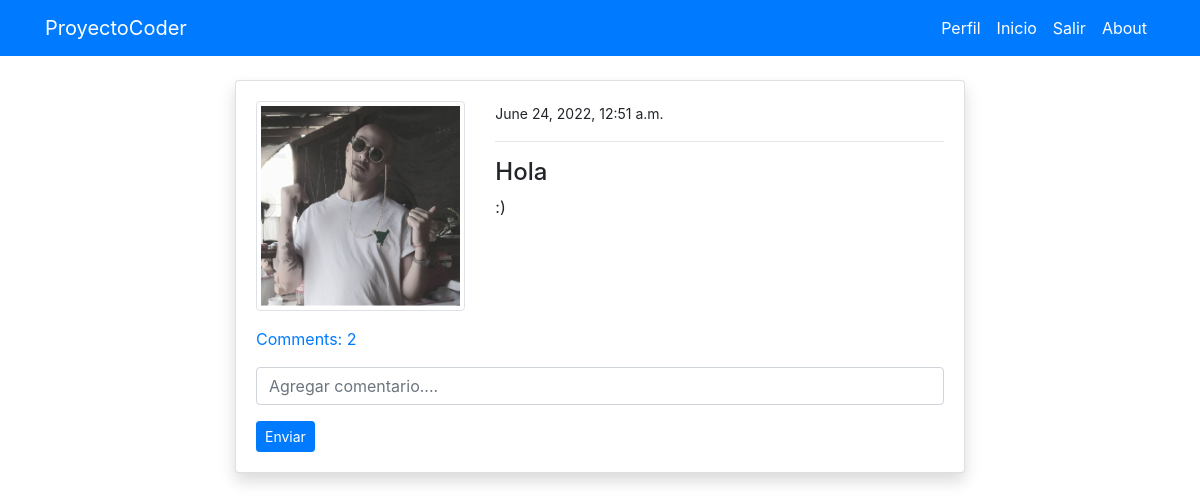
Page /post_detail/3/ (signed in) on the committed database.
### blogapp/models.py (models this page shows, shortened)
class Postmodel(models.Model):
    titulo = models.CharField(max_length=100)
    contenido = models.TextField()
    author= models.ForeignKey(User, on_delete=models.CASCADE)
    date_created = models.DateTimeField(auto_now_add=True)
    class Meta:
        ordering = ('-date_created',)
    def commentcount(self):
        return self.comment_set.all().count()
    def comments(self):
        return self.comment_set.all()

### users/models.py (models this page shows, shortened)
class Profilemodel(models.Model):
    user = models.OneToOneField(User, on_delete=models.CASCADE)
    image = models.ImageField(default='default.png', upload_to='profile', validators=[
                              FileExtensionValidator(['png', 'jpg'])])

### blogapp/views.py (the view)
# urls.py: path('post_detail/<int:pk>/', views.post_detail, name='blog-post-detail'),
@login_required
def post_detail(request, pk):
    post = Postmodel.objects.get(id=pk)
    if request.method == 'POST':
        c_form = commentform(request.POST)
        if c_form.is_valid():
            instance = c_form.save(commit=False)
            instance.user= request.user
            instance.post = post
            instance.save()
            return redirect('blog-post-detail', pk=post.id)
    else:
        c_form = commentform()
    context = {
        'post':post,
        'c_form': c_form,
    }
    return render(request,'blog/post_detail.html',context)

### blogapp/forms.py
class commentform(forms.ModelForm):
    content= forms.CharField(
        label='', widget=forms.TextInput(attrs={'placeholder': 'Agregar comentario....'}))
    class Meta:
        model = comment
        fields = ('content',)

### templates/Blog/post_detail.html (shortened to what this page needs)
{% extends 'partials/base.html' %}
{% load crispy_forms_tags %}
{% block content %}
<div class="container">
    <div class="row mt-5 pt-3">
        <div class="col-md-8 offset-md-2">
            <div class="card my-3 shadow">
                <div class="card-body">
                    <div class="row">
                        <div class="col-md-4">
                            <img class="img-thumbnail" src="{{ post.author.profilemodel.image.url }}" alt="profile-img">
                        </div>
                        <div class="col-md-8">
                            <small>{{ post.date_created }}</small>
                            <hr>
                            <h4>{{ post.titulo }}</h4>
                            <p>
                                {{ post.contenido }}
                            </p>
                        </div>
                    </div>
                    <p class="mt-3">
                        <a class="" data-toggle="collapse" href="#collapseExample" role="button" aria-expanded="false"
                            aria-controls="collapseExample">
                            Comments: {{ post.commentcount }}
                        </a>
                    </p>
                        <form method="POST">
                            {{ c_form|crispy }}
                            <input class="btn btn-primary btn-sm" type="submit" value="Enviar">
                        </form>
                </div>
            </div>
        </div>
    </div>
</div>
{% endblock %}

### rows in the picture
Postmodel: author.profilemodel.image (picture), date_created "June 24, 2022, 12:51 a.m.", titulo "Hola", contenido ":)", commentcount "2"
